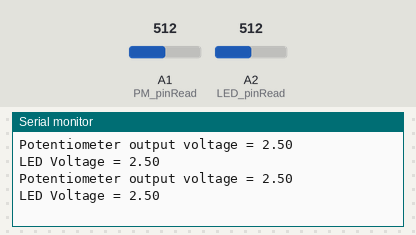
A sketch run on a simulated Arduino Uno, built with avr-gcc and run on an emulated ATmega328P. On the bench: the last lines printed to the serial monitor. The test bench sets the inputs (shaded band); at power-on: A1 (PM_pinRead) = 512, A2 (LED_pinRead) = 512.

Above: at 2.8 s.
2.9 s: A1 (PM_pinRead) set to 716
At 4.9 s:
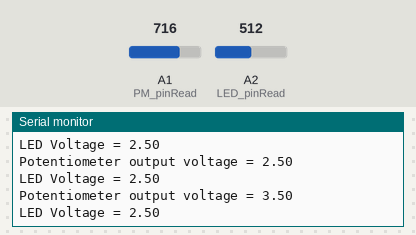
5.6 s: A2 (LED_pinRead) set to 716
At 6.5 s:
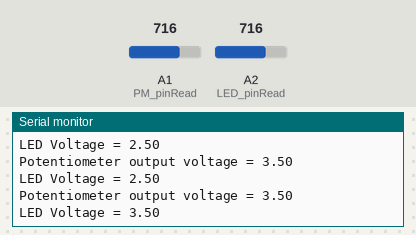
8.3 s: A1 (PM_pinRead) set to 900
At 10.8 s:
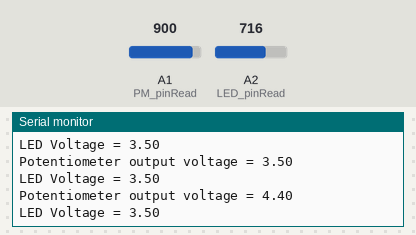
11.0 s: A2 (LED_pinRead) set to 900
At 12.4 s:
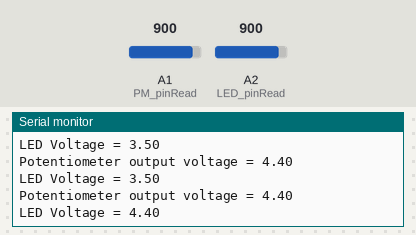
Timing chart, 0 to 14.0 s (numbered marks = the images above; inputs shaded):
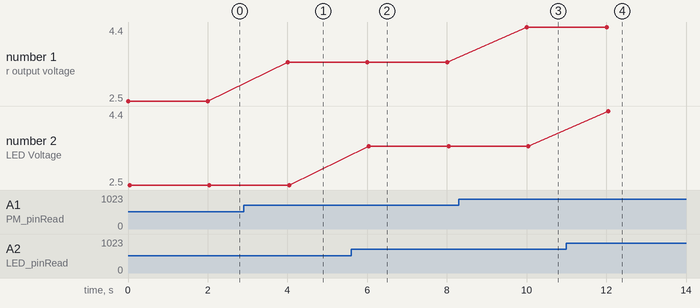

Measured:
- after the input at 2.9 s, the serial monitor: prints a new line after 1.1 s (image 1)
- after the input at 5.6 s, the serial monitor: prints a new line after 0.44 s (image 2)
- after the input at 8.3 s, the serial monitor: prints a new line after 1.7 s (image 3)
- after the input at 11.0 s, the serial monitor: prints a new line after 1.0 s (image 4)
- plotted number 1: 2.5 → 3.5 after the input at 2.9 s, 3.5 → 4.4 after the input at 8.3 s

The sketch:

Arduino_Project_9-Understanding_Potentiometers.ino
```cpp
//Arduino_Project_9-Understanding_Potentiometers
/*
  In this project I developed my understanding of a potentiometer,
  learning that inside a potentiometer are two resistors with an
  output between the two. Twisting a dial to control how much
  resistance there is within both the resisters.

  I used a 10k potentiometer in my circuit, connected to the
  output of the potentiometer I have a 330 ohm resistor and
  an LED so I can visually see what happens when I turn the dial.

  For reference, lets say R1 is the left resistor (the side connected
  to the power suuply) before the output and R2 is the right resistor
  (the side connected to ground) after the output.
  When the dial is fully turned to the right:
  R1 = 10k ohms
  R2 = 0 ohms
  Therefore the output voltage is 0V and LED is off.
  When the dial is fully turned to the left:
  R1 = 0 ohms
  R2 = 10k ohms
  Therefore the output voltage is 5V and LED is fully on.
  As you turn the dial from right to left, the brightness of the LED
  increases gradually. Well, due to the 330 ohm resistor, the LED
  doesn't turn on untill the output voltage = 2.7V.
*/

//Global variables
float DigitalVoltageTotal = 1023.0;
float Vref = 5.0;
int wait = 2000;

//Variables for the output of the potentiometer (PM)
int PM_pinRead = A1;
int PM_DigitalVoltage;
float PM_Vout;
String PM = "Potentiometer output voltage = ";

//Variables for the output of the LED
int LED_pinRead = A2;
int LED_DigitalVoltage;
float LED_V;
String LED = "LED Voltage = ";

void setup() {
  Serial.begin(9600);
}

void loop() {
  //Output of potentiometer
  PM_DigitalVoltage = analogRead(PM_pinRead);
  PM_Vout = (PM_DigitalVoltage/DigitalVoltageTotal)*Vref;
  Serial.print(PM);
  Serial.println(PM_Vout);

  //Output of LED
  LED_DigitalVoltage = analogRead(LED_pinRead);
  LED_V = (LED_DigitalVoltage/DigitalVoltageTotal)*Vref;
  Serial.print(LED);
  Serial.println(LED_V);
  delay(wait);
}
```
